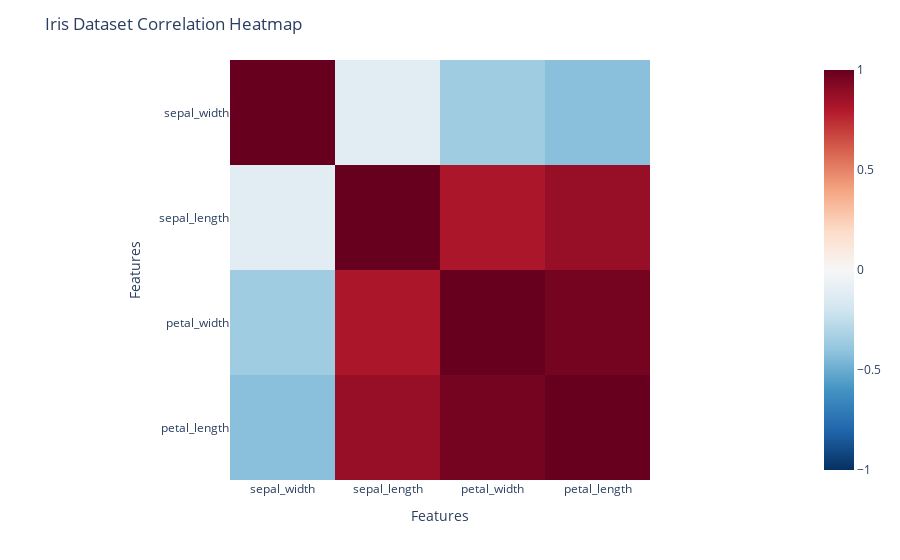

Here is the notebook cell this chart was saved with:
### Markdown cell above
# Visualizing Correlations:
- We will use a heatmap to visualize the correlation matrix of the iris dataset

### Code cell
correlation_matrix = data[['sepal_width', 'sepal_length', 'petal_width', 'petal_length']].corr()

fig = px.imshow(correlation_matrix, color_continuous_scale='RdBu_r', zmin=-1, zmax=1)
fig.update_layout(title='Iris Dataset Correlation Heatmap', xaxis_title='Features', yaxis_title='Features')
fig.show()

### Figure 1 — Plotly figure (JSON) as saved in the notebook; plotly's stock layout.template omitted (floating-point values rounded to 4 significant figures)
{"data": [{"coloraxis": "coloraxis", "hovertemplate": "x: %{x}<br>y: %{y}<br>color: %{z}<extra></extra>", "name": "0", "type": "heatmap", "x": ["sepal_width", "sepal_length", "petal_width", "petal_length"], "xaxis": "x", "y": ["sepal_width", "sepal_length", "petal_width", "petal_length"], "yaxis": "y", "z": [[1, -0.1094, -0.3565, -0.4205], [-0.1094, 1, 0.818, 0.8718], [-0.3565, 0.818, 1, 0.9628], [-0.4205, 0.8718, 0.9628, 1]]}], "layout": {"coloraxis": {"cmax": 1, "cmin": -1, "colorscale": [[0, "rgb(5,48,97)"], [0.1, "rgb(33,102,172)"], [0.2, "rgb(67,147,195)"], [0.3, "rgb(146,197,222)"], [0.4, "rgb(209,229,240)"], [0.5, "rgb(247,247,247)"], [0.6, "rgb(253,219,199)"], [0.7, "rgb(244,165,130)"], [0.8, "rgb(214,96,77)"], [0.9, "rgb(178,24,43)"], [1, "rgb(103,0,31)"]]}, "margin": {"t": 60}, "title": {"text": "Iris Dataset Correlation Heatmap"}, "xaxis": {"anchor": "y", "constrain": "domain", "domain": [0, 1], "scaleanchor": "y", "title": {"text": "Features"}}, "yaxis": {"anchor": "x", "autorange": "reversed", "constrain": "domain", "domain": [0, 1], "title": {"text": "Features"}}}}
